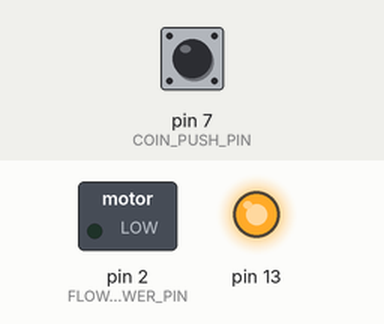
The sketch below on a simulated Arduino Uno, built with avr-gcc and run on an emulated ATmega328P. On the bench: switched loads named in the sketch (green lamp = pin HIGH), output pins drawn as LEDs (lit = HIGH). Inputs (shaded band) come from the test bench; at power-on: pin 7 (COIN_PUSH_PIN) HIGH. Pins used as bus, display or sensor lines are not drawn.

Above: at 1.2 s.
1.3 s: pin 7 (COIN_PUSH_PIN) pulled LOW for 0.15 s
At 1.37 s:
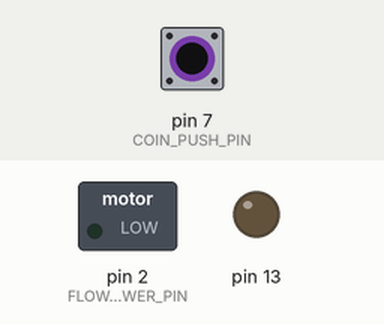
2.9 s: pin 7 (COIN_PUSH_PIN) pulled LOW for 3.2 s
At 7.0 s:
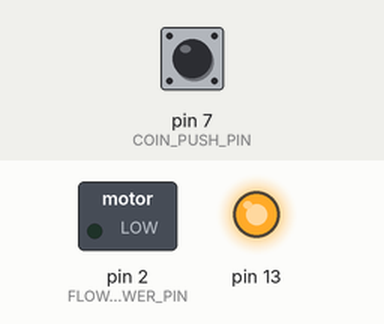
Timing chart, 0 to 8.5 s (numbered marks = the images above; inputs shaded):
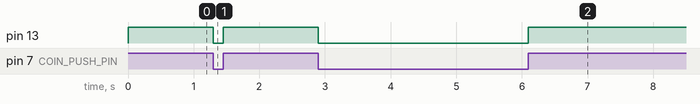

The sketch:

test.ino
```cpp
      //OUTPUT PIN ASSIGNMENTS
const int SHROOM_HOR_DIR_PIN = 0;
const int COIN_MOTOR_POWER_PIN = 1;
const int FLOWER_MOTOR_POWER_PIN = 2;
const int SHROOM_HOR_POWER_PIN = 3;
const int SHROOM_VER_POWER_PIN = 4;

//INPUT PIN ASSIGNMENTS
const int SHROOM_SENSOR_LEFT_PIN = 5;
const int SHROOM_SENSOR_RIGTH_PIN = 6 ;
const int COIN_PUSH_PIN = 7;
const int FLOWER_PUSH_PIN = 8;
const int SHROOM_PUSH_PIN = 9;

void setup() {
  Serial.begin(9600);
    //OUTPUT PIN ASSIGNMENTS
    pinMode(COIN_MOTOR_POWER_PIN, OUTPUT);
    pinMode(FLOWER_MOTOR_POWER_PIN, OUTPUT);
    pinMode(SHROOM_HOR_POWER_PIN, OUTPUT);
    pinMode(SHROOM_VER_POWER_PIN, OUTPUT);
    pinMode(SHROOM_HOR_DIR_PIN, OUTPUT);
    pinMode(13, OUTPUT);
    //INPUT PIN ASSIGNMENTS
    //Push buttons
    pinMode(COIN_PUSH_PIN, INPUT_PULLUP);
    pinMode(FLOWER_PUSH_PIN, INPUT_PULLUP);
    pinMode(SHROOM_PUSH_PIN, INPUT_PULLUP);

    //Shroom stuff
    pinMode(SHROOM_SENSOR_LEFT_PIN, INPUT_PULLUP);
    pinMode(SHROOM_SENSOR_RIGTH_PIN, INPUT_PULLUP);

  digitalWrite( COIN_MOTOR_POWER_PIN, HIGH);
    digitalWrite(SHROOM_HOR_POWER_PIN, HIGH);
}

void loop(){

  if(digitalRead(7)){
    digitalWrite( 13, HIGH);
  }else{
   digitalWrite( 13, LOW);

  }

}
```

Measured:
- after the input at 1.3 s, pin 13: HIGH → LOW at once, → HIGH 0.15 s later
- after the input at 2.9 s, pin 13: HIGH → LOW at once, → HIGH 3.2 s later
